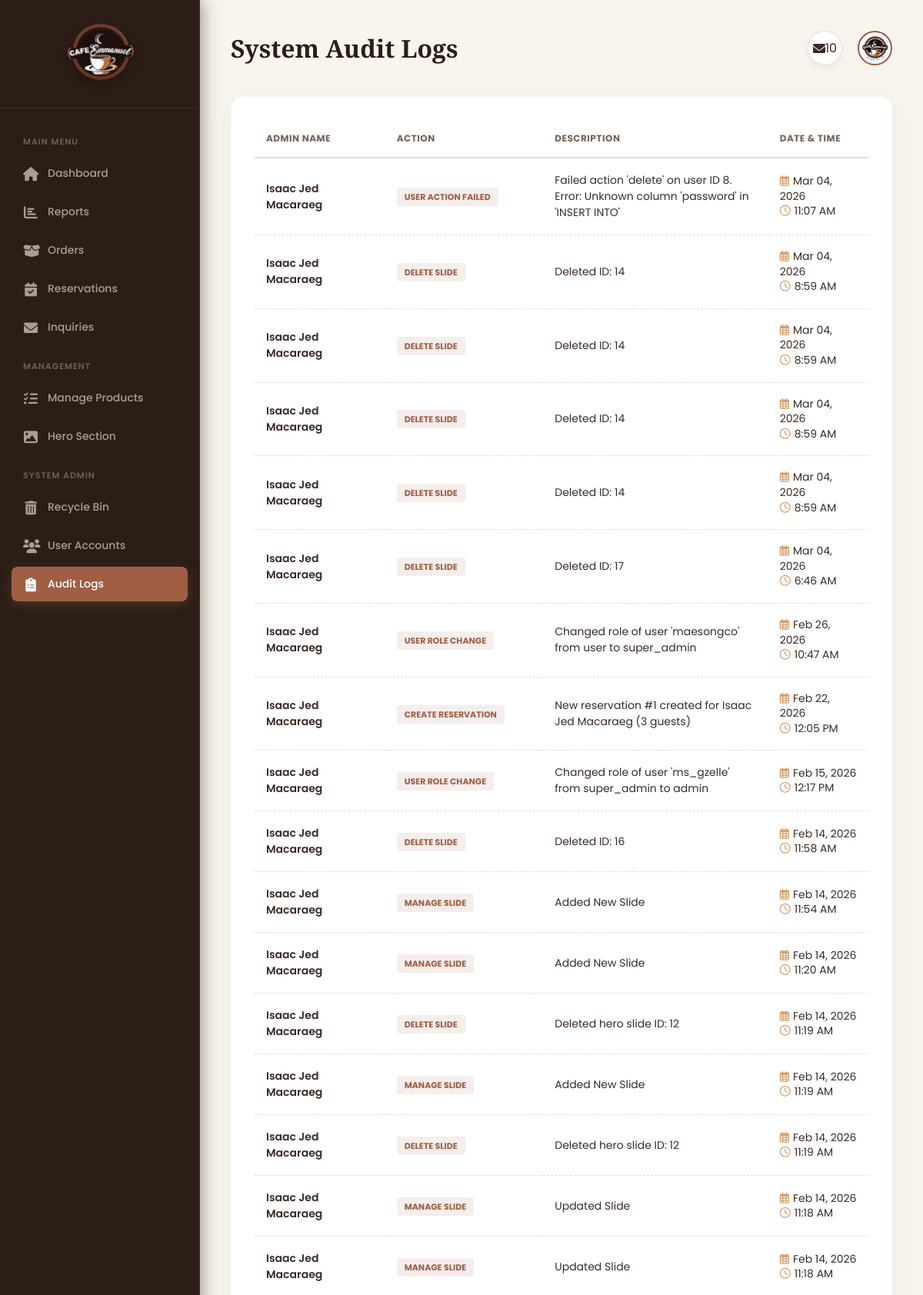
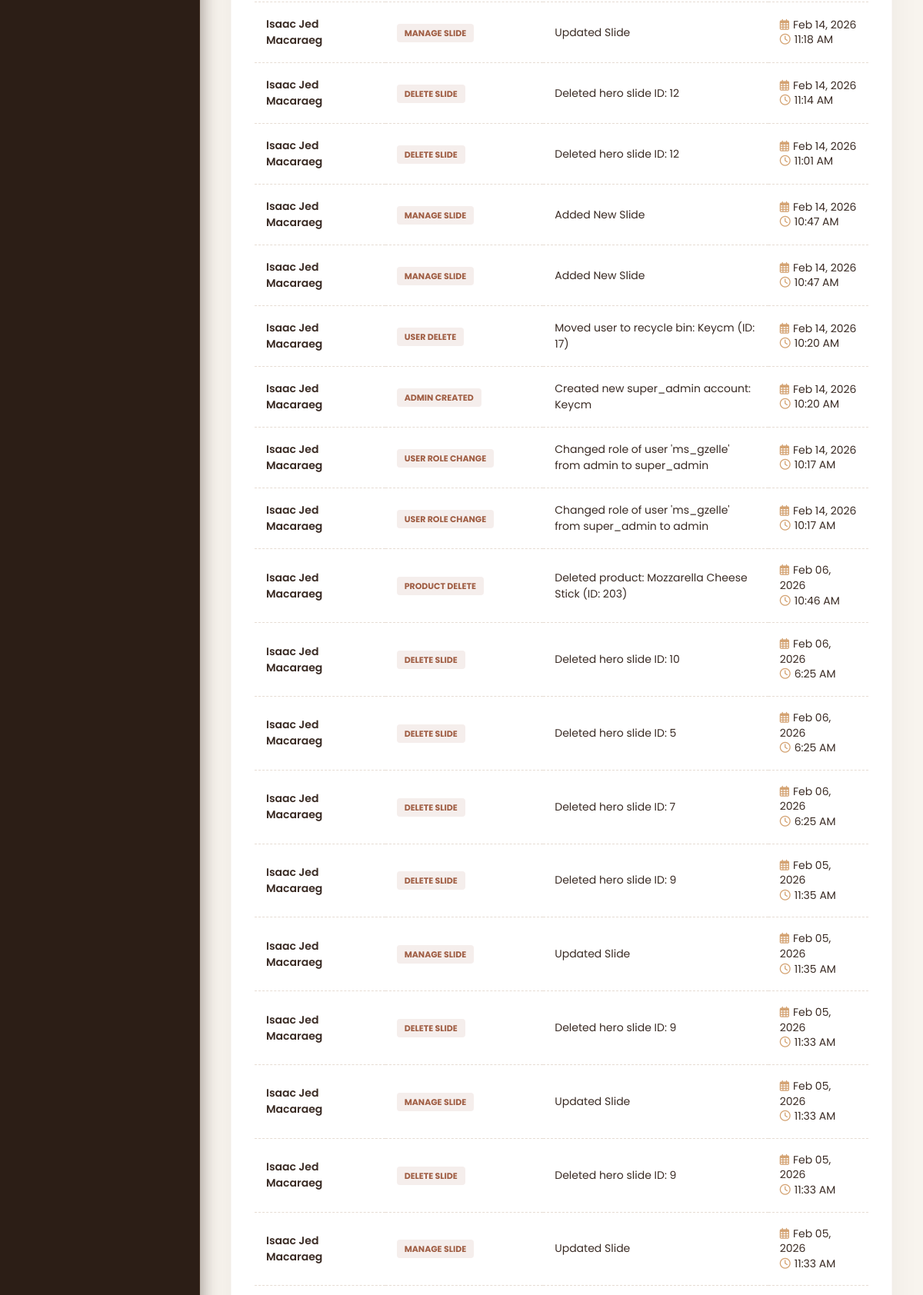
The page /audit_logs_page.php (signed in, upper part) on the database its author committed (2 pictures, top to bottom).
### tables this page shows
CREATE TABLE `audit_logs` (
  `id` int(11) NOT NULL,
  `admin_id` int(11) NOT NULL,
  `admin_name` varchar(255) NOT NULL,
  `action` varchar(100) NOT NULL,
  `description` text NOT NULL,
  `table_name` varchar(50) DEFAULT NULL,
  `record_id` int(11) DEFAULT NULL,
  `created_at` timestamp NULL DEFAULT current_timestamp()
);

### audit_logs_page.php (the view, shortened to what this page needs)
<?php
include 'db_connect.php';
$inquiry_count_result = $conn->query("SELECT COUNT(*) as count FROM inquiries WHERE status = 'new'");
$unread_inquiries = $inquiry_count_result ? $inquiry_count_result->fetch_assoc()['count'] : 0;
$sql = "SELECT admin_name, action, description, created_at FROM audit_logs ORDER BY created_at DESC";
$result = $conn->query($sql);
?>
<!DOCTYPE html>
<html lang="en">
<head>
    <link rel="stylesheet" href="https://cdnjs.cloudflare.com/ajax/libs/font-awesome/6.4.0/css/all.min.css" />
</head>
<body>
    <?php include 'admin_sidebar.php'; ?>
    <main class="main-content">
        <header class="main-header">
            <h1>System Audit Logs</h1>
            <div class="header-icons">
                <div class="icon-container" id="messageIcon">
                    <i class="fas fa-envelope"></i>
                    <?php if($unread_inquiries > 0): ?><span class="header-badge"><?php echo $unread_inquiries; ?></span><?php endif; ?>
                </div>
                <div class="icon-container" id="profileIcon" style="border:none; box-shadow:none; background:transparent;">
                    <img src="Logo_Brand.png" alt="Admin" style="width:45px; height:45px; border-radius:50%; border:2px solid var(--primary); padding:2px; background:#fff;">
                </div>
            </div>
        </header>
        <div class="card">
            <div style="overflow-x: auto;">
                <table>
                    <thead>
                        <tr>
                            <th>Admin Name</th>
                            <th>Action</th>
                            <th>Description</th>
                            <th>Date & Time</th>
                        </tr>
                    </thead>
                    <tbody>
                        <?php if ($result && $result->num_rows > 0): ?>
                            <?php while ($row = $result->fetch_assoc()): ?>
                                <tr>
                                    <td class="admin-name"><?php echo htmlspecialchars($row['admin_name']); ?></td>
                                    <td><span class="action-tag"><?php echo htmlspecialchars(str_replace('_', ' ', $row['action'])); ?></span></td>
                                    <td style="max-width: 300px;"><?php echo htmlspecialchars($row['description']); ?></td>
                                    <td class="date-time">
                                        <div><i class="far fa-calendar-alt"></i><?php echo date("M d, Y", strtotime($row['created_at'])); ?></div>
                                        <div><i class="far fa-clock"></i><?php echo date("g:i A", strtotime($row['created_at'])); ?></div>
                                    </td>
                                </tr>
                            <?php endwhile; ?>
                        <?php else: ?>
                            <tr><td colspan="4" style="text-align:center; padding:40px; color:#3a2b24; font-weight:600;">No activity logs found.</td></tr>
                        <?php endif; ?>
                    </tbody>
                </table>
            </div>
        </div>
    </main>
</body>
</html>

### audit_logs_page.php (style rules this page uses)
:root { --primary: #A05E44; --secondary: #2C1E16; --accent: #D4A373; --bg-main: #F8F4EE; --bg-card: #FFFFFF; --text-dark: #3A2B24; --text-muted: #756358; --border-color: #E6DCD3; --font-heading: 'Playfair Display', serif; --font-body: 'Poppins', sans-serif; --shadow-soft: 0 10px 40px rgba(44, 30, 22, 0.05); }
* { box-sizing: border-box; margin: 0; padding: 0; }
body { font-family: var(--font-body) !important; background-color: var(--bg-main) !important; color: var(--text-dark) !important; display: flex; height: 100vh; overflow: hidden; }
.main-content { flex-grow: 1; margin-left: 260px; width: calc(100% - 260px); height: 100vh; overflow-y: auto; padding: 40px; }
.main-header { display: flex; justify-content: space-between; align-items: center; margin-bottom: 40px; position: relative; z-index: 1000; }
.main-header h1 { font-family: var(--font-heading) !important; font-size: 32px !important; font-weight: 700 !important; color: var(--secondary) !important; }
.header-icons { display: flex; align-items: center; gap: 20px; }
.icon-container { position: relative; cursor: pointer; color: #3a2b24; width: 45px; height: 45px; background: var(--bg-card); border-radius: 50%; display: flex; align-items: center; justify-content: center; border: 1px solid var(--border-color); transition: 0.3s; box-shadow: 0 4px 10px rgba(44, 30, 22, 0.05); }
.card { background: var(--bg-card); padding: 30px; border-radius: 16px; box-shadow: var(--shadow-soft); border: 1px solid rgba(160, 94, 68, 0.05); }
table { width: 100%; border-collapse: collapse; }
th { text-align: left !important; padding: 15px !important; font-size: 12px !important; text-transform: uppercase !important; color: #756358 !important; font-weight: 700 !important; border-bottom: 2px solid var(--border-color) !important; letter-spacing: 0.5px !important; }
td { padding: 18px 15px !important; border-bottom: 1px dashed var(--border-color) !important; font-size: 14px !important; vertical-align: middle !important; color: #3A2B24 !important; }
.admin-name { font-weight: 600; color: var(--secondary); }
.action-tag { padding: 4px 10px; border-radius: 4px; font-size: 11px; font-weight: 700; text-transform: uppercase; background: rgba(160, 94, 68, 0.1); color: var(--primary); }
.date-time { font-size: 13px; color: #3a2b24; line-height: 1.4; }
.date-time i { margin-right: 5px; color: var(--accent); }

### admin_sidebar.php (style rules this page uses)
:root { --primary: #A05E44; --secondary: #2C1E16; --accent: #D4A373; --sidebar-bg: #2C1E16; --text-light: #F8F4EE; --text-muted: rgba(248, 244, 238, 0.6); --nav-hover-bg: rgba(160, 94, 68, 0.15); --transition: all 0.3s ease; }

### rows shown on the page
audit_logs: admin_name "Isaac Jed Macaraeg", action "USER ACTION FAILED", description "Failed action 'delete' on user ID 8. Error: Unknown column 'password' in 'INSERT INTO'", created_at "Mar 04, 2026", created_at "11:07 AM"
audit_logs: admin_name "Isaac Jed Macaraeg", action "DELETE SLIDE", description "Deleted ID: 14", created_at "Mar 04, 2026", created_at "8:59 AM"
audit_logs: admin_name "Isaac Jed Macaraeg", action "DELETE SLIDE", description "Deleted ID: 14", created_at "Mar 04, 2026", created_at "8:59 AM"
audit_logs: admin_name "Isaac Jed Macaraeg", action "DELETE SLIDE", description "Deleted ID: 14", created_at "Mar 04, 2026", created_at "8:59 AM"
audit_logs: admin_name "Isaac Jed Macaraeg", action "DELETE SLIDE", description "Deleted ID: 14", created_at "Mar 04, 2026", created_at "8:59 AM"
audit_logs: admin_name "Isaac Jed Macaraeg", action "DELETE SLIDE", description "Deleted ID: 17", created_at "Mar 04, 2026", created_at "6:46 AM"
audit_logs: admin_name "Isaac Jed Macaraeg", action "USER ROLE CHANGE", description "Changed role of user 'maesongco' from user to super_admin", created_at "Feb 26, 2026", created_at "10:47 AM"
audit_logs: admin_name "Isaac Jed Macaraeg", action "CREATE RESERVATION", description "New reservation #1 created for Isaac Jed Macaraeg (3 guests)", created_at "Feb 22, 2026", created_at "12:05 PM"
audit_logs: admin_name "Isaac Jed Macaraeg", action "USER ROLE CHANGE", description "Changed role of user 'ms_gzelle' from super_admin to admin", created_at "Feb 15, 2026", created_at "12:17 PM"
audit_logs: admin_name "Isaac Jed Macaraeg", action "DELETE SLIDE", description "Deleted ID: 16", created_at "Feb 14, 2026", created_at "11:58 AM"
audit_logs: admin_name "Isaac Jed Macaraeg", action "MANAGE SLIDE", description "Added New Slide", created_at "Feb 14, 2026", created_at "11:54 AM"
audit_logs: admin_name "Isaac Jed Macaraeg", action "MANAGE SLIDE", description "Added New Slide", created_at "Feb 14, 2026", created_at "11:20 AM"
audit_logs: admin_name "Isaac Jed Macaraeg", action "DELETE SLIDE", description "Deleted hero slide ID: 12", created_at "Feb 14, 2026", created_at "11:19 AM"
audit_logs: admin_name "Isaac Jed Macaraeg", action "MANAGE SLIDE", description "Added New Slide", created_at "Feb 14, 2026", created_at "11:19 AM"
audit_logs: admin_name "Isaac Jed Macaraeg", action "DELETE SLIDE", description "Deleted hero slide ID: 12", created_at "Feb 14, 2026", created_at "11:19 AM"
audit_logs: admin_name "Isaac Jed Macaraeg", action "MANAGE SLIDE", description "Updated Slide", created_at "Feb 14, 2026", created_at "11:18 AM"
audit_logs: admin_name "Isaac Jed Macaraeg", action "MANAGE SLIDE", description "Updated Slide", created_at "Feb 14, 2026", created_at "11:18 AM"
audit_logs: admin_name "Isaac Jed Macaraeg", action "MANAGE SLIDE", description "Updated Slide", created_at "Feb 14, 2026", created_at "11:18 AM"
audit_logs: admin_name "Isaac Jed Macaraeg", action "DELETE SLIDE", description "Deleted hero slide ID: 12", created_at "Feb 14, 2026", created_at "11:14 AM"
audit_logs: admin_name "Isaac Jed Macaraeg", action "DELETE SLIDE", description "Deleted hero slide ID: 12", created_at "Feb 14, 2026", created_at "11:01 AM"
audit_logs: admin_name "Isaac Jed Macaraeg", action "MANAGE SLIDE", description "Added New Slide", created_at "Feb 14, 2026", created_at "10:47 AM"
audit_logs: admin_name "Isaac Jed Macaraeg", action "MANAGE SLIDE", description "Added New Slide", created_at "Feb 14, 2026", created_at "10:47 AM"
audit_logs: admin_name "Isaac Jed Macaraeg", action "USER DELETE", description "Moved user to recycle bin: Keycm (ID: 17)", created_at "Feb 14, 2026", created_at "10:20 AM"
audit_logs: admin_name "Isaac Jed Macaraeg", action "ADMIN CREATED", description "Created new super_admin account: Keycm", created_at "Feb 14, 2026", created_at "10:20 AM"
audit_logs: admin_name "Isaac Jed Macaraeg", action "USER ROLE CHANGE", description "Changed role of user 'ms_gzelle' from admin to super_admin", created_at "Feb 14, 2026", created_at "10:17 AM"
audit_logs: admin_name "Isaac Jed Macaraeg", action "USER ROLE CHANGE", description "Changed role of user 'ms_gzelle' from super_admin to admin", created_at "Feb 14, 2026", created_at "10:17 AM"
audit_logs: admin_name "Isaac Jed Macaraeg", action "PRODUCT DELETE", description "Deleted product: Mozzarella Cheese Stick (ID: 203)", created_at "Feb 06, 2026", created_at "10:46 AM"
audit_logs: admin_name "Isaac Jed Macaraeg", action "DELETE SLIDE", description "Deleted hero slide ID: 10", created_at "Feb 06, 2026", created_at "6:25 AM"
audit_logs: admin_name "Isaac Jed Macaraeg", action "DELETE SLIDE", description "Deleted hero slide ID: 5", created_at "Feb 06, 2026", created_at "6:25 AM"
audit_logs: admin_name "Isaac Jed Macaraeg", action "DELETE SLIDE", description "Deleted hero slide ID: 7", created_at "Feb 06, 2026", created_at "6:25 AM"
audit_logs: admin_name "Isaac Jed Macaraeg", action "DELETE SLIDE", description "Deleted hero slide ID: 9", created_at "Feb 05, 2026", created_at "11:35 AM"
audit_logs: admin_name "Isaac Jed Macaraeg", action "MANAGE SLIDE", description "Updated Slide", created_at "Feb 05, 2026", created_at "11:35 AM"
audit_logs: admin_name "Isaac Jed Macaraeg", action "DELETE SLIDE", description "Deleted hero slide ID: 9", created_at "Feb 05, 2026", created_at "11:33 AM"
audit_logs: admin_name "Isaac Jed Macaraeg", action "MANAGE SLIDE", description "Updated Slide", created_at "Feb 05, 2026", created_at "11:33 AM"
audit_logs: admin_name "Isaac Jed Macaraeg", action "DELETE SLIDE", description "Deleted hero slide ID: 9", created_at "Feb 05, 2026", created_at "11:33 AM"
audit_logs: admin_name "Isaac Jed Macaraeg", action "MANAGE SLIDE", description "Updated Slide", created_at "Feb 05, 2026", created_at "11:33 AM"

### other values the page prints
$unread_inquiries "10"
